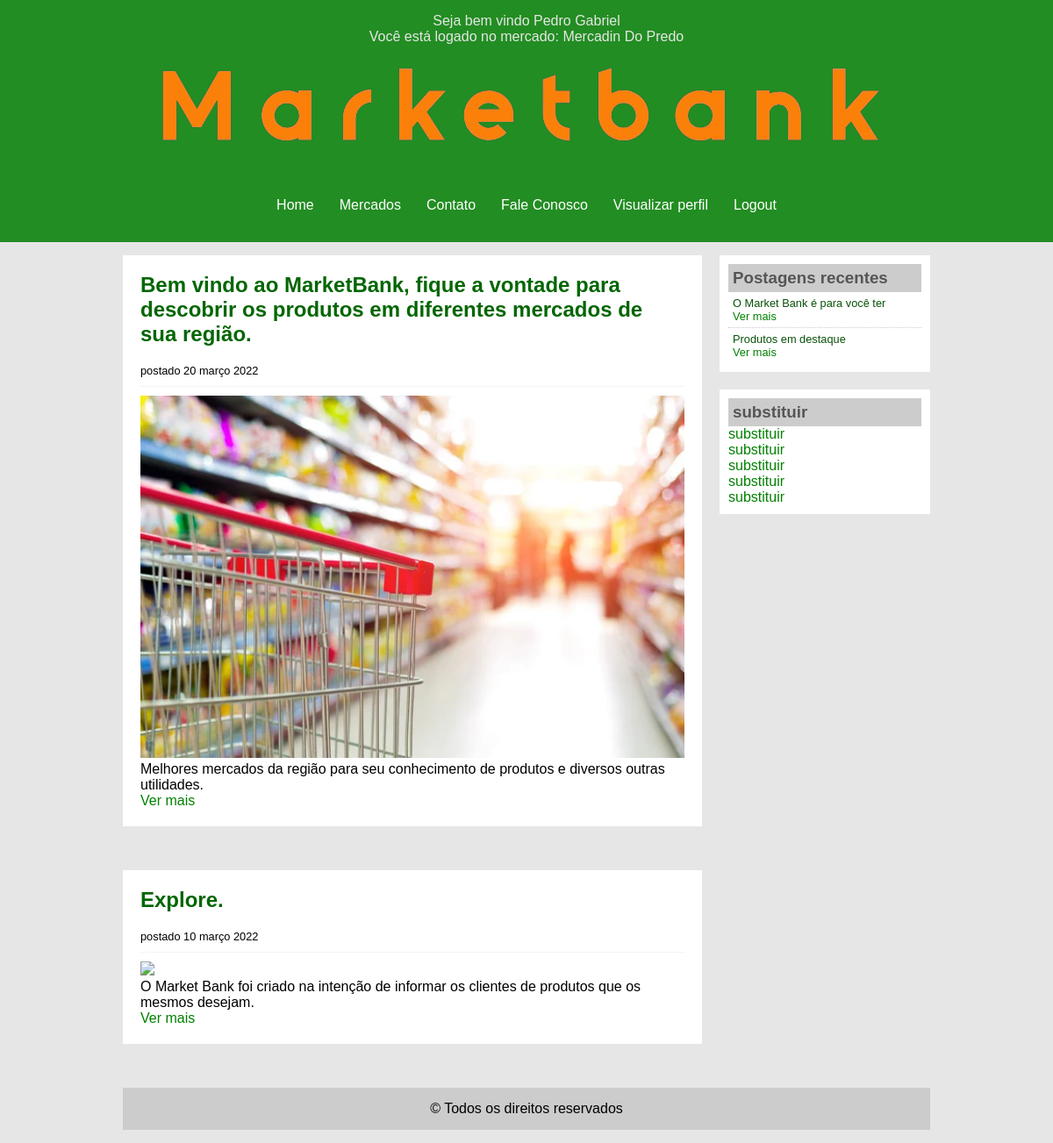
/index.php (signed in), run on an earlier commit of the app's database.
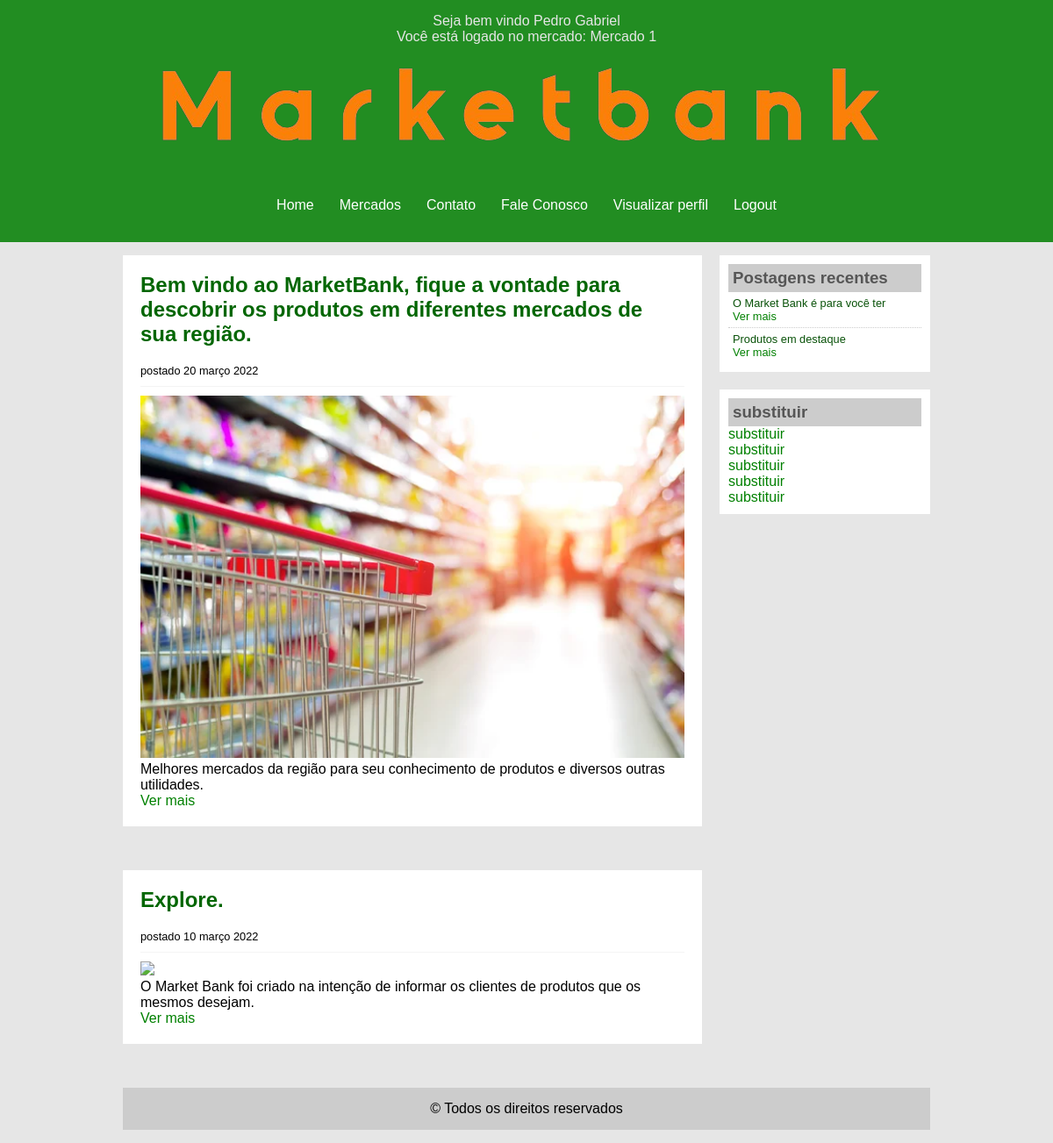
And on a later commit of the database.
### tables this page shows
CREATE TABLE `mercado` (
  `id_mercado` int(11) NOT NULL,
  `nomeMerc` varchar(255) NOT NULL,
  `endereco` varchar(255) NOT NULL,
  `horarioAbert` time NOT NULL,
  `horarioFecha` time NOT NULL,
  `telefone` int(11) NOT NULL,
  `cnpj` varchar(20) NOT NULL,
  `imagem` varchar(120) NOT NULL,
  `id_dono` int(11) DEFAULT NULL
);

### func/func.php (called while the page is built, shortened)
<?php
function usuarioEstaLogado(): bool
{
    return isset($_SESSION['usuario']);
}
function mercadoEstaLogado()
{
    return isset($_SESSION['usuario']) && $_SESSION['usuario']['tipo'] == 'dono';
}

### index.php (the view, shortened to what this page needs)
<?php
require_once 'cadastro/cadastro.php';
require_once 'func/func.php';
if (usuarioEstaLogado()) {
    $userlog = ucwords($_SESSION['usuario']['nome']);
    if ($_SESSION['usuario']['tipo'] == 'dono') {
        $mercName = $_SESSION['usuario']['id_usuario'];
        $mercado=$conn->prepare("SELECT * FROM mercado WHERE id_dono = :id_dono");
        $mercado->bindValue(':id_dono',$mercName,PDO::PARAM_INT);
        $mercado->execute();
        $infmercado = $mercado->fetch();
    }
}
?>
<!DOCTYPE html>
<html>
<head>
	<link rel="stylesheet" type="text/css" href="css/style.css">
</head>
<body>
	<div id="area-cabecalho">
		<?php if (usuarioEstaLogado()): ?>
			<p class="aviso-login">Seja bem vindo&nbsp;<?= $userlog; ?></p>
			<?php if (mercadoEstaLogado()): ?>
				<p class="aviso-login">Você está logado no mercado:&nbsp;<?= ucwords($infmercado['nomeMerc']); ?></p>
			<?php endif ?>
		<?php endif ?>
		<div id="area-logo">
			<img src="home/img/logo.png" alt="logo">
		</div>
		<div id="area-menu">
			<a href="index.php">Home</a>
			<?php if (usuarioEstaLogado()): ?>
				<a href="home/mercados.php">Mercados</a>
			<?php endif ?>
			<a href="home/contato.php">Contato</a>
			<a href="home/fale.php">Fale Conosco</a>
			<div class="cadastro_login_right">
				<?php if (mercadoEstaLogado()): ?>
                    <a href="cadastro/verMeuMercado.php">Visualizar perfil</a>
                <?php endif ?>
				<?php if (usuarioEstaLogado()): ?>
					<a href="cadastro/logout.php" onclick="return confirm('Deseja realizar logout?');">Logout</a>
				<?php endif ?>
			</div>
		</div>
	</div>
	<div id="area-principal">
		<div id="area-postagens">
			<div class="postagem">
				<h2>Bem vindo ao MarketBank, fique a vontade para descobrir os produtos em diferentes mercados de sua
					região.</h2>
				<span class="data-postagem">postado 20 março 2022</span>
				<img width="620px" src="home/img/img1.jpg">
				<p>
					Melhores mercados da região para seu conhecimento de produtos e diversos outras utilidades.
				</p>
				<a href="">Ver mais</a>
			</div>
			<div class="postagem">
				<h2>Explore.</h2>
				<span class="data-postagem">postado 10 março 2022</span>
				<img width="620px" src="home/img/img2.jpg">
				<p>
					O Market Bank foi criado na intenção de informar os clientes de produtos que os mesmos desejam.
				</p>
				<a href="">Ver mais</a>
			</div>
		</div>
		<div id="area-lateral">
			<div class="conteudo-lateral">
				<h3>Postagens recentes</h3>
				<div class="postagem-lateral">
					<p>O Market Bank é para você ter </p>
					<a href="">Ver mais</a>
				</div>
				<div class="postagem-lateral" style="border-bottom: none;">
					<p>Produtos em destaque</p>
					<a href="">Ver mais</a>
				</div>
			</div>
			<div class="conteudo-lateral">
				<h3>substituir</h3>
				<a href="">substituir</a><br>
				<a href="">substituir</a><br>
				<a href="">substituir</a><br>
				<a href="">substituir</a><br>
				<a href="">substituir</a><br>
			</div>
		</div>
		<div id="rodape">
			&copy Todos os direitos reservados
		</div>
	</div>
</body>
</html>

What changed in the data, as far as the page shows it:
changed mercado: nomeMerc "Mercadin Do Predo" → "Mercado 1"
